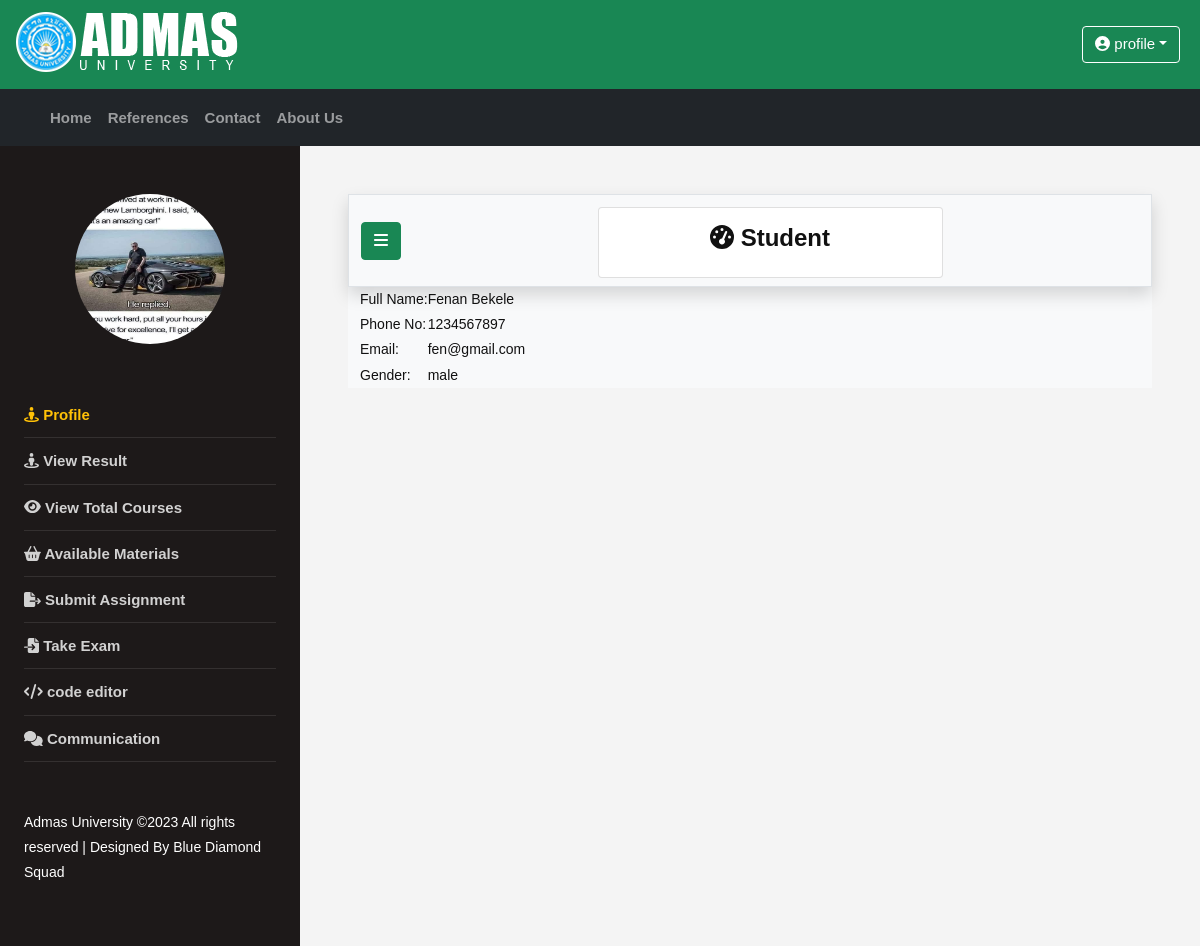
The app's page /_students/students.php (signed in) with its own data.
### tables this page shows
CREATE TABLE `student` (
  `student_id` int(255) NOT NULL,
  `student_full_name` varchar(255) NOT NULL,
  `student_phone_no` varchar(255) NOT NULL,
  `student_gender` varchar(255) NOT NULL,
  `student_email` varchar(255) NOT NULL,
  `student_password` varchar(255) NOT NULL,
  `student_photo` varchar(255) NOT NULL
);

### _students/students.php (the view, shortened to what this page needs)
<?php
include "../my_funcs.php";
if(isset($_SESSION['email'])) {
    $student_email = $_SESSION['email'];
    $array = array();
    $q = "SELECT * FROM student WHERE student_email = '$student_email'";
    $q_result = mysqli_query($con,$q);
    while ($r = mysqli_fetch_assoc($q_result )){
    $array['student_id'] = $r['student_id'];
    $array['student_full_name'] = $r['student_full_name'];
    $array['student_phone_no'] = $r['student_phone_no'];
    $array['student_gender'] = $r['student_gender'];
    $array['student_email'] = $r['student_email'];
    $array['student_photo'] = $r['student_photo'];
    }
?>
<!DOCTYPE html>
<html lang="en-us" dir="ltr">
    <head>
        <link rel="stylesheet" type="text/css" href="../icon/svg-with-js/css/fa-svg-with-js.css">
        <link rel="stylesheet" type="text/css" href="../css/bootstrap.min.css">
        <link rel="stylesheet" type="text/css" href="../css/style.css">
  </head>
  <body>
    <header id="top-header" class="bg-success">
        <div class="top-tol">
            <ul>
                <div id="logo">
                    <a><img src="../images/Logoo.png" alt="admas university e-learning managment system logo" title="AU e-learning management"></a>
                </div>
                <div class="dropdown myac">
                    <a id="a1" class="btn btn-outline-info dropdown-toggle" href="#" role="button" id="dpMLink" data-bs-toggle="dropdown" aria-expanded="false"><i class="fas fa-user-circle"></i>&nbsp;<label>profile</label></a>
                </div>
            </ul>
        </div>
    </header>
    <nav class="navbar navbar-expand-md bg-dark navbar-dark" style="margin-bottom: 0px;">
        <div class="container">
            <div class="collapse navbar-collapse" id="navbarContent">
                <ul class="navbar-nav me-auto mb-2 mb-lg-0">
                    <li class="nav-item"><a href="../index.html" class="nav-link">Home</a></li>
                    <li class="nav-item"><a href="../reference.html" class="nav-link">References</a></li>
                    <li class="nav-item"><a href="../contact.html" class="nav-link">Contact</a></li>
                    <li class="nav-item"><a href="../about.html" class="nav-link">About Us</a></li>
                </ul>
            </div>
        </div>
    </nav>
		<div class="wrapper d-flex align-items-stretch">
			<nav id="sidebar">
				<div class="p-4 pt-5">
                <div >
                    <?php
                        $prof_image = $array['student_photo'];
                        $prof_image_src = "profile_picture/".$prof_image;
                    ?>
                    <img class="img logo rounded-circle mb-5" src='<?php echo $prof_image_src; ?>'  style='width:150px;height:150px; '  />
                </div>
    	            <ul class="list-unstyled components mb-5">
                        <li><a href="students.php" class="text-warning" ><i class="fas fa-street-view"></i> Profile</a></li>
                       <li><a href="s_view_result.php?id=<?php echo $array['student_id'] ?>"><i class="fas fa-street-view"></i> View Result</a></li>
        	           <li><a href="s_view_courses.php?id=<?php echo $array['student_id'] ?>"><i class="fas fa-eye"></i> View Total Courses</a></li>
                       <li><a href="s_available_materials.php?id=<?php echo $array['student_id'] ?>"><i class="fas fa-shopping-basket"></i> Available Materials</a></li>
                       <li><a href="s_submit_assignment.php?id=<?php echo $array['student_id'] ?>"><i class="fas fa-file-export"></i> Submit Assignment</a></li>
                       <li><a href="s_take_exam.php?id=<?php echo $array['student_id'] ?>"><i class="fas fa-file-import"></i> Take Exam</a></li>
                        <li><a href="s_code_editor.html"><i class="fas fa-code"></i> code editor</a></li>
                       <li><a href="sc_communication.html"><i class="fas fa-comments"></i> Communication</a></li>
    	            </ul>
        	        <div class="footer">
        				Admas University &copy;<script>document.write(new Date().getFullYear());</script> All rights reserved | Designed By Blue Diamond Squad
        	       </div>
	           </div>
    	   </nav>
            <div id="content" class="p-4 p-md-5">
                <nav class="navbar navbar-expand-lg navbar-light bg-light border shadow">
                  <div class="container">
                    <button type="button" id="sidebarCollapse" class="btn btn-success">
                      <i class="fas fa-bars"></i>
                    </button>
                    <div class="container">
                            <div class="row align-items-center justify-content-center">
                                <div class="col-md-6 text-center">
                                    <div class="card col-md mt-1">
                                        <div class="card-body">
                                            <h4 class="card-title"><i class="fas fa-tachometer-alt"></i> <strong>Student</strong></h4>
                                        </div>
                                    </div>
                                </div>
                            </div>
                        </div>
                  </div>
                </nav>
                <section class="bg-light">
                    <div class="container">
                        <div class="row">
                            <div class="col-md">
    <div id = "profile">
        <div id="profile_info">
            <table>
                <tr>
                    <td>Full Name: </td>
                    <td><?php echo $array['student_full_name']; ?></td>
                </tr>
                <tr>
                    <td>Phone No: </td>
                    <td><?php echo $array['student_phone_no']; ?></td>
                </tr>
                <tr>
                    <td>Email: </td>
                    <td><?php echo $array['student_email']; ?></td>
                </tr>
                <tr>
                    <td>Gender: </td>
                    <td><?php echo $array['student_gender']; ?></td>
                </tr>
            </table>
        </div>
    </div>
<?php
   }
    ?>
                            </div>
                        </div>
                    </div>
                </section>
            </div>
	    </div>
  </body>
</html>

### css/style.css (style rules this page uses)
* { margin: 0px; padding: 0px; }
body { display: flex; flex-direction: column; font-family: "Verdana", "Arial", "Helvetica",serif, sans-serif; font-size: 14px; line-height: 1.8em; color: #111; background-color: #f4f4f4; }
a:any-link { text-decoration: none; color: blueviolet; }
#top-header { line-height: 70px; background-color: #0aa8f2; }
#top-header #logo img { margin-top: 10px; margin-right: 10px; margin-left: -20px; }
#top-header ul { list-style: none; }
#top-header .myac { float: right; margin-top: -65px; margin-right: 20px; }
#top-header .myac #a1 { text-decoration: none; color: white; border: 1px solid white; font-size: 15px;" }
nav ul li a { font-size: 15px; font-weight: bold; }
#sidebar { min-width: 300px; max-width: 300px; background: #1d1919; color: #fff; -webkit-transition: all 0.3s; -o-transition: all 0.3s; transition: all 0.3s; }
#sidebar .logo { display: block; width: 120px; height: 120px; margin: 0 auto; }
#sidebar ul.components { padding: 0; }
#sidebar ul li { font-size: 16px; }
#sidebar ul li a { padding: 10px 0; display: block; color: rgba(255, 255, 255, 0.8); border-bottom: 1px solid rgba(255, 255, 255, 0.1); }
img { vertical-align: middle; border-style: none; }
img { page-break-inside: avoid; }
.img { background-size: cover; background-repeat: no-repeat; background-position: center center; }
#content { width: 100%; padding: 0; min-height: 100vh; -webkit-transition: all 0.3s; -o-transition: all 0.3s; transition: all 0.3s; }

### records on screen
student: student_photo (picture), student_full_name "Fenan Bekele", student_phone_no "1234567897", student_email "fen@gmail.com", student_gender "male"
